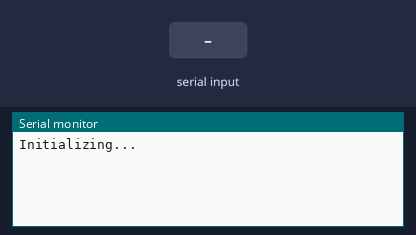
The sketch below on a simulated Arduino Uno, built with avr-gcc and run on an emulated ATmega328P. Shown: the last lines printed to the serial monitor. The test bench sets the inputs (shaded band).

Above: at 2.2 s.
2.3 s: "1" received over the second serial link
At 4.4 s:
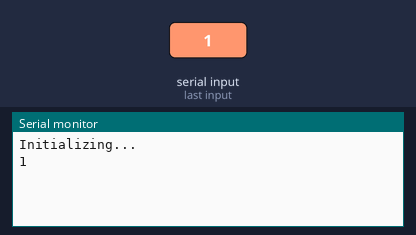
4.7 s: "0" received over the second serial link
At 6.3 s:
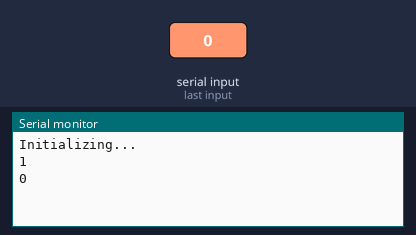

The sketch:

test-sim800l.ino
```cpp
#include <SoftwareSerial.h>

#define rxPin 10
#define txPin 11
SoftwareSerial sim800L(rxPin,txPin);

void setup()
{
  //Begin serial communication with Arduino and Arduino IDE (Serial Monitor)
  Serial.begin(115200);

  //Begin serial communication with Arduino and SIM800L
  sim800L.begin(115200);

  Serial.println("Initializing...");
  delay(1000);
}

void loop()
{
  while(sim800L.available()){
    Serial.println(sim800L.readString());
  }
  while(Serial.available())  {
    sim800L.println(Serial.readString());
  }
}
/*
AT
Check Sim is ready or not
AT+CPIN?
 */
```

Measured:
- after the input at 2.3 s, the serial monitor: prints a new line after 1.0 s (image 1)
- after the input at 4.7 s, the serial monitor: prints a new line after 1.0 s (image 2)
